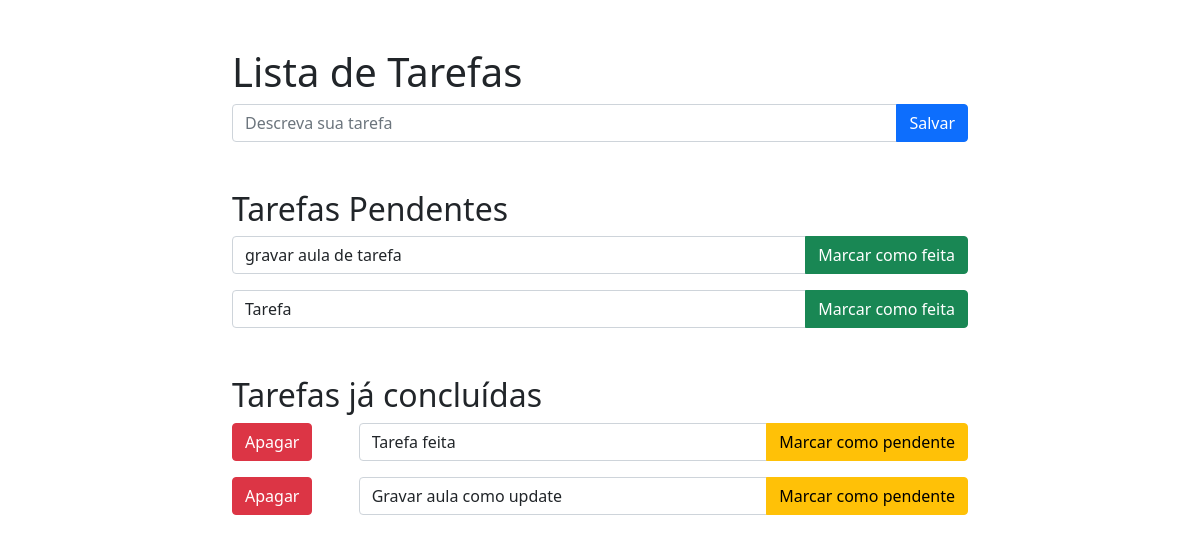
The page /tarefas/ on the database as committed earlier.
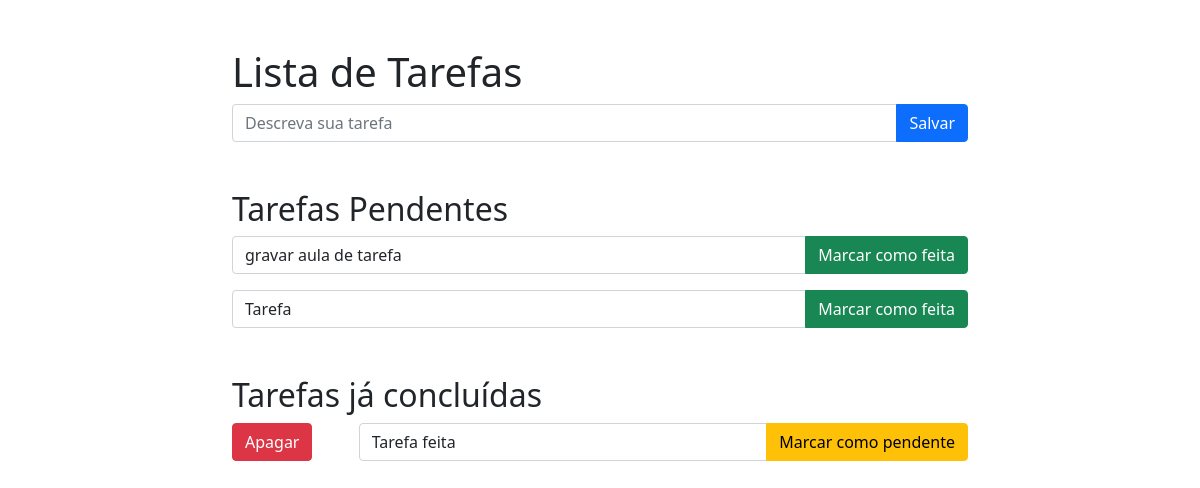
The same page on the database as committed later.
### webdev/tarefas/models.py (models this page shows)
class Tarefa(models.Model):
    nome = models.CharField(max_length=128)
    feita = models.BooleanField(default=False)

### webdev/tarefas/views.py (the view, shortened to what this page needs)
# urls.py: path('', views.home, name='home'),
def home(request):
    tarefas_pendentes = Tarefa.objects.filter(feita=False).all()
    tarefas_feitas = Tarefa.objects.filter(feita=True).all()
    return render(request, 'tarefas/home.html',
                  {'tarefas_pendentes': tarefas_pendentes,
                   'tarefas_feitas': tarefas_feitas
                   }
                  )

### webdev/tarefas/templates/tarefas/home.html (shortened to what this page needs)
<!DOCTYPE html>
<html lang="en">
<head>
<link href="https://cdn.jsdelivr.net/npm/bootstrap@5.1.1/dist/css/bootstrap.min.css" rel="stylesheet">
</head>
<body>
<div class="container">
    <div class="row">
        <div class="col-md-8 offset-md-2">
            <h1 class="mt-5">Lista de Tarefas</h1>
            <form action="{% url 'tarefas:home' %}" method="post">
                <div class="input-group mb-3">
                    <input type="text" class="form-control" placeholder="Descreva sua tarefa"
                           aria-label="Descreva sua tarefa" aria-describedby="button-addon2" name="nome">
                    <button type="submit" class="btn btn-primary" id="button-addon2">Salvar</button>
                </div>
            </form>
            <h2 class="mt-5">Tarefas Pendentes</h2>
            {% for tarefa in tarefas_pendentes %}
                <form action="{% url 'tarefas:detalhe' tarefa_id=tarefa.id %}" method="post">
                    <div class="input-group mb-3">
                        <input type="text" class="form-control" placeholder="Descreva sua tarefa" required="required"
                               aria-label="Descreva sua tarefa" name="nome" value="{{ tarefa.nome }}">
                    <button type="submit" class="btn btn-success" >Marcar como feita</button>
                    </div>
                </form>
            {% endfor %}
            <h2 class="mt-5">Tarefas já concluídas</h2>
            {% for tarefa in tarefas_feitas %}
                <div class="row">
                    <div class="col-2">
                        <form action="{% url 'tarefas:apagar' tarefa_id=tarefa.id %}" method="post">
                            <div class="input-group mb-3">
                                <button type="submit" class="btn btn-danger" >Apagar</button>
                            </div>
                        </form>
                    </div>
                    <div class="col-10">
                        <form action="{% url 'tarefas:detalhe' tarefa_id=tarefa.id %}" method="post">
                            <div class="input-group mb-3">
                            <input type="text" class="form-control" placeholder="Descreva sua tarefa" required="required"
                               aria-label="Descreva sua tarefa" name="nome" value="{{ tarefa.nome }}">
                            <button type="submit" class="btn btn-warning" >Marcar como pendente</button>
                            </div>
                        </form>
                    </div>
                </div>
            {% endfor %}
        </div>
    </div>
</div>
</body>
</html>

Rows that differ between the two databases and show on the page:
removed Tarefa: nome "Gravar aula como update", shown under "Tarefas já concluídas"
